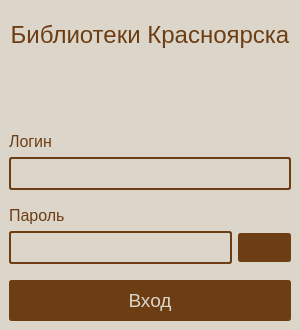
<?xml version="1.0" encoding="UTF-8"?>
<ui version="4.0">
 <class>MainWindow</class>
 <widget class="QMainWindow" name="MainWindow">
  <property name="geometry">
   <rect>
    <x>0</x>
    <y>0</y>
    <width>300</width>
    <height>330</height>
   </rect>
  </property>
  <property name="minimumSize">
   <size>
    <width>300</width>
    <height>330</height>
   </size>
  </property>
  <property name="maximumSize">
   <size>
    <width>300</width>
    <height>330</height>
   </size>
  </property>
  <property name="windowTitle">
   <string>Login</string>
  </property>
  <property name="windowIcon">
   <iconset resource="resource.qrc">
    <normaloff>:/icons/lib.png</normaloff>:/icons/lib.png</iconset>
  </property>
  <property name="styleSheet">
   <string notr="true">QWidget {
background-color: #DCD6CA;
}

QPushButton {
background-color: #6D3D14;
color: #DCD6CA;
font-size: 12pt;
border: 2px solid #6D3D14;
border-radius: 3px;
padding: 3px;
font-weight: 400;
}

QPushButton:hover{
  background-color: #7B502B;
}

QPushButton:pressed{
  background-color: #DCD6CA;
  color: #6D3D14;
}

QTableWidget {
background-color: #DCD6CA;
color: #3c3b3a;
font-size: 10pt;
border: 2px solid #6D3D14;
border-radius: 3px;
}

QPushButton#login_btn{
	padding: 7px;
	font-size: 14pt;
}


QLabel {
	font-size: 12pt;
	color: #6D3D14;
}

QLabel#label_lib {
	color: #6D3D14;
	font-size: 18pt;
	font-weight: 400;
}

QLineEdit {
background-color: #DCD6CA;
color: #6D3D14;
font-size: 12pt;
border: 2px solid #6D3D14;
border-radius: 3px;
padding: 4px;
font-weight: 400;
}

QHBoxLayout#password_Layout {
background-color: #DCD6CA;
color: #6D3D14;
font-size: 33pt;
border: 2px solid #6D3D14;
border-radius: 3px;
padding: 3px;
font-weight: 400;
}</string>
  </property>
  <property name="iconSize">
   <size>
    <width>24</width>
    <height>24</height>
   </size>
  </property>
  <widget class="QWidget" name="centralwidget">
   <layout class="QVBoxLayout" name="verticalLayout">
    <item>
     <layout class="QHBoxLayout" name="info_Layout">
      <item>
       <widget class="QLabel" name="label_lib">
        <property name="sizePolicy">
         <sizepolicy hsizetype="Preferred" vsizetype="Minimum">
          <horstretch>0</horstretch>
          <verstretch>0</verstretch>
         </sizepolicy>
        </property>
        <property name="maximumSize">
         <size>
          <width>16777215</width>
          <height>16777215</height>
         </size>
        </property>
        <property name="layoutDirection">
         <enum>Qt::RightToLeft</enum>
        </property>
        <property name="text">
         <string>Библиотеки Красноярска</string>
        </property>
        <property name="alignment">
         <set>Qt::AlignCenter</set>
        </property>
       </widget>
      </item>
     </layout>
    </item>
    <item>
     <spacer name="verticalSpacer_4">
      <property name="orientation">
       <enum>Qt::Vertical</enum>
      </property>
      <property name="sizeType">
       <enum>QSizePolicy::Fixed</enum>
      </property>
      <property name="sizeHint" stdset="0">
       <size>
        <width>20</width>
        <height>5</height>
       </size>
      </property>
     </spacer>
    </item>
    <item>
     <widget class="QLabel" name="label_error">
      <property name="text">
       <string/>
      </property>
      <property name="alignment">
       <set>Qt::AlignCenter</set>
      </property>
     </widget>
    </item>
    <item>
     <spacer name="verticalSpacer">
      <property name="orientation">
       <enum>Qt::Vertical</enum>
      </property>
      <property name="sizeType">
       <enum>QSizePolicy::Fixed</enum>
      </property>
      <property name="sizeHint" stdset="0">
       <size>
        <width>10</width>
        <height>5</height>
       </size>
      </property>
     </spacer>
    </item>
    <item>
     <layout class="QVBoxLayout" name="date_Layout">
      <item>
       <widget class="QLabel" name="label_login">
        <property name="sizePolicy">
         <sizepolicy hsizetype="Preferred" vsizetype="Maximum">
          <horstretch>0</horstretch>
          <verstretch>0</verstretch>
         </sizepolicy>
        </property>
        <property name="text">
         <string>Логин</string>
        </property>
       </widget>
      </item>
      <item>
       <widget class="QLineEdit" name="lineEdit_login">
        <property name="sizePolicy">
         <sizepolicy hsizetype="Expanding" vsizetype="Maximum">
          <horstretch>0</horstretch>
          <verstretch>0</verstretch>
         </sizepolicy>
        </property>
       </widget>
      </item>
      <item>
       <spacer name="verticalSpacer_3">
        <property name="orientation">
         <enum>Qt::Vertical</enum>
        </property>
        <property name="sizeType">
         <enum>QSizePolicy::Fixed</enum>
        </property>
        <property name="sizeHint" stdset="0">
         <size>
          <width>20</width>
          <height>10</height>
         </size>
        </property>
       </spacer>
      </item>
      <item>
       <widget class="QLabel" name="label_password">
        <property name="sizePolicy">
         <sizepolicy hsizetype="Preferred" vsizetype="Maximum">
          <horstretch>0</horstretch>
          <verstretch>0</verstretch>
         </sizepolicy>
        </property>
        <property name="text">
         <string>Пароль</string>
        </property>
       </widget>
      </item>
      <item>
       <layout class="QHBoxLayout" name="password_Layout">
        <item>
         <widget class="QLineEdit" name="lineEdit_password">
          <property name="sizePolicy">
           <sizepolicy hsizetype="Expanding" vsizetype="Maximum">
            <horstretch>0</horstretch>
            <verstretch>0</verstretch>
           </sizepolicy>
          </property>
          <property name="styleSheet">
           <string notr="true">QLineEdit {
margin: 0px;
}</string>
          </property>
         </widget>
        </item>
        <item>
         <widget class="QPushButton" name="pushButton">
          <property name="styleSheet">
           <string notr="true">QPushButton:hover{
  background-color: #7B502B;
}

QPushButton:pressed{
  background-color: #7B502B;
}</string>
          </property>
          <property name="text">
           <string/>
          </property>
          <property name="icon">
           <iconset resource="resource.qrc">
            <normaloff>:/icons/outline_visibility_off_white_24dp.png</normaloff>
            <normalon>:/icons/outline_remove_red_eye_white_24dp.png</normalon>:/icons/outline_visibility_off_white_24dp.png</iconset>
          </property>
          <property name="iconSize">
           <size>
            <width>25</width>
            <height>25</height>
           </size>
          </property>
          <property name="checkable">
           <bool>true</bool>
          </property>
          <property name="checked">
           <bool>false</bool>
          </property>
         </widget>
        </item>
       </layout>
      </item>
     </layout>
    </item>
    <item>
     <spacer name="verticalSpacer_2">
      <property name="orientation">
       <enum>Qt::Vertical</enum>
      </property>
      <property name="sizeType">
       <enum>QSizePolicy::Fixed</enum>
      </property>
      <property name="sizeHint" stdset="0">
       <size>
        <width>20</width>
        <height>10</height>
       </size>
      </property>
     </spacer>
    </item>
    <item>
     <layout class="QHBoxLayout" name="login_Layout">
      <item>
       <widget class="QPushButton" name="login_btn">
        <property name="text">
         <string>Вход</string>
        </property>
        <property name="shortcut">
         <string>Return</string>
        </property>
       </widget>
      </item>
     </layout>
    </item>
   </layout>
  </widget>
 </widget>
 <resources>
  <include location="resource.qrc"/>
 </resources>
 <connections/>
</ui>
